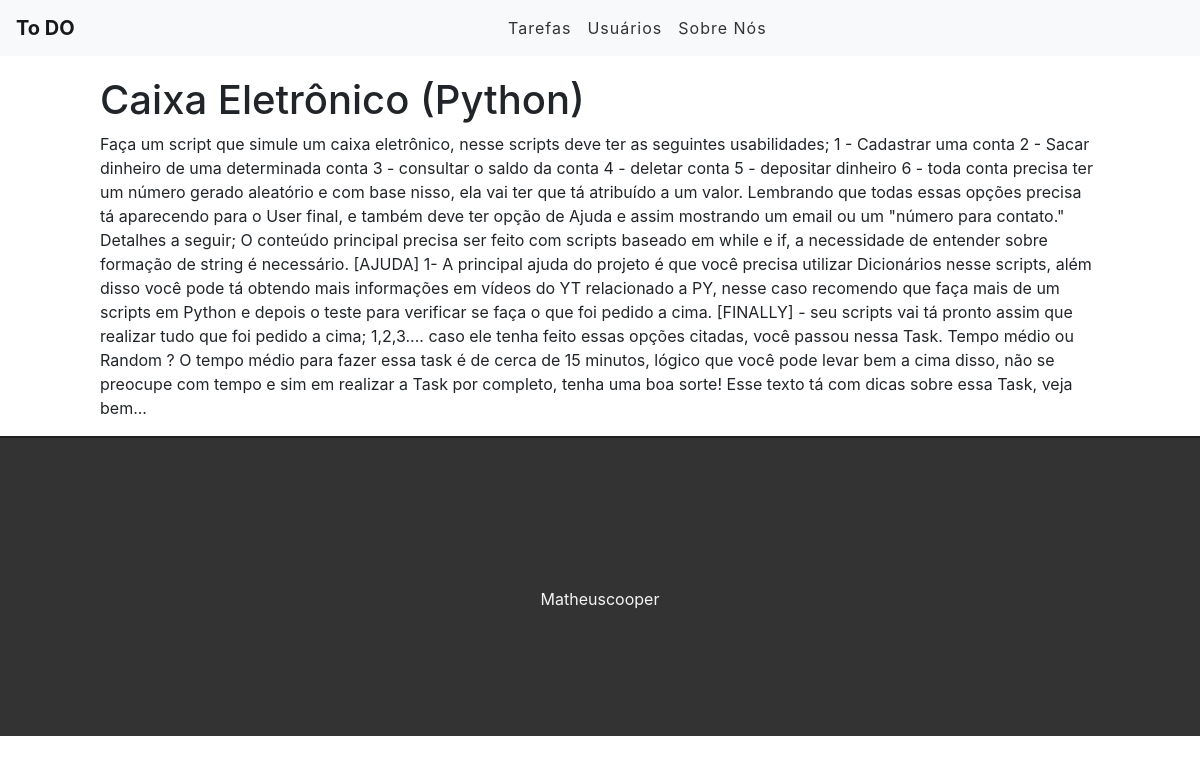
The app's page /task/2 with its own data.
### tasks/models.py (models this page shows, shortened)
class Task(models.Model):
	STATUS = (
		('doing', 'Doing'),
		('done', 'Done'),
		)
	title = models.CharField(max_length=255)
	description = models.TextField()
	done = models.CharField(
		max_length=5,
		choices=STATUS,
		)
	created_at = models.DateTimeField(auto_now_add=True)
	updated_at = models.DateTimeField(auto_now=True)

### tasks/views.py (the view)
# urls.py: path('task/<int:id>', views.taskView, name='task-view'),
def taskView(request, id):
	task = get_object_or_404(Task, pk=id)
	return render(request, 'tasks/task.html', {'task': task})

### tasks/templates/tasks/task.html (shortened to what this page needs)
{% extends 'base.html' %}
{% block content %}
<div class="offset-1 col-10 list-div">
    <h1> {{task.title}}</h1>
    <p>{{task.description}}</p>
</div>
{% endblock %}

### tasks/static/css/styles.css (style rules this page uses)
.list-div { padding:0; }

### records on screen
Task: title "Caixa Eletrônico (Python)", description "Faça um script que simule um caixa eletrônico, nesse scripts deve ter as seguintes usabilidades; 1 - Cadastrar uma conta 2 - Sacar dinheiro de uma determinada conta 3 - consultar o saldo da conta 4 - deletar conta 5 - depositar dinheiro 6 - toda conta precisa ter um número gerado aleatório e com base nisso, ela vai ter que tá atribuído a um valor. Lembrando que todas essas opções precisa tá aparecendo para o User final, e também deve ter opção de Ajuda e assim mostrando um email ou um \"número para contato.\" Detalhes a seguir; O conteúdo principal precisa ser feito com scripts baseado em while e if, a necessidade de entender sobre formação de string é necessário. [AJUDA] 1- A principal ajuda…"
